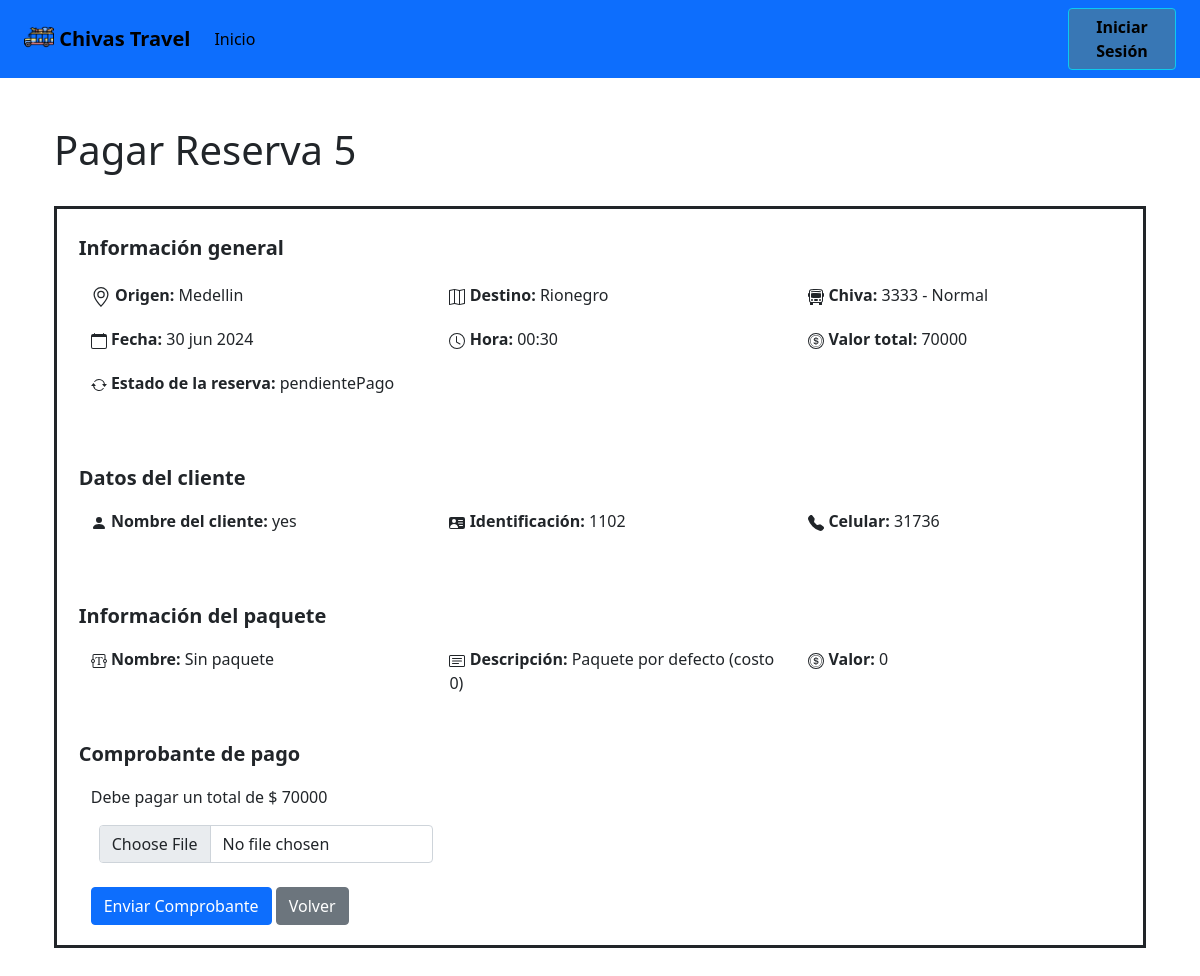
Page /paseos/pagarReserva/5/ on the earlier database version.
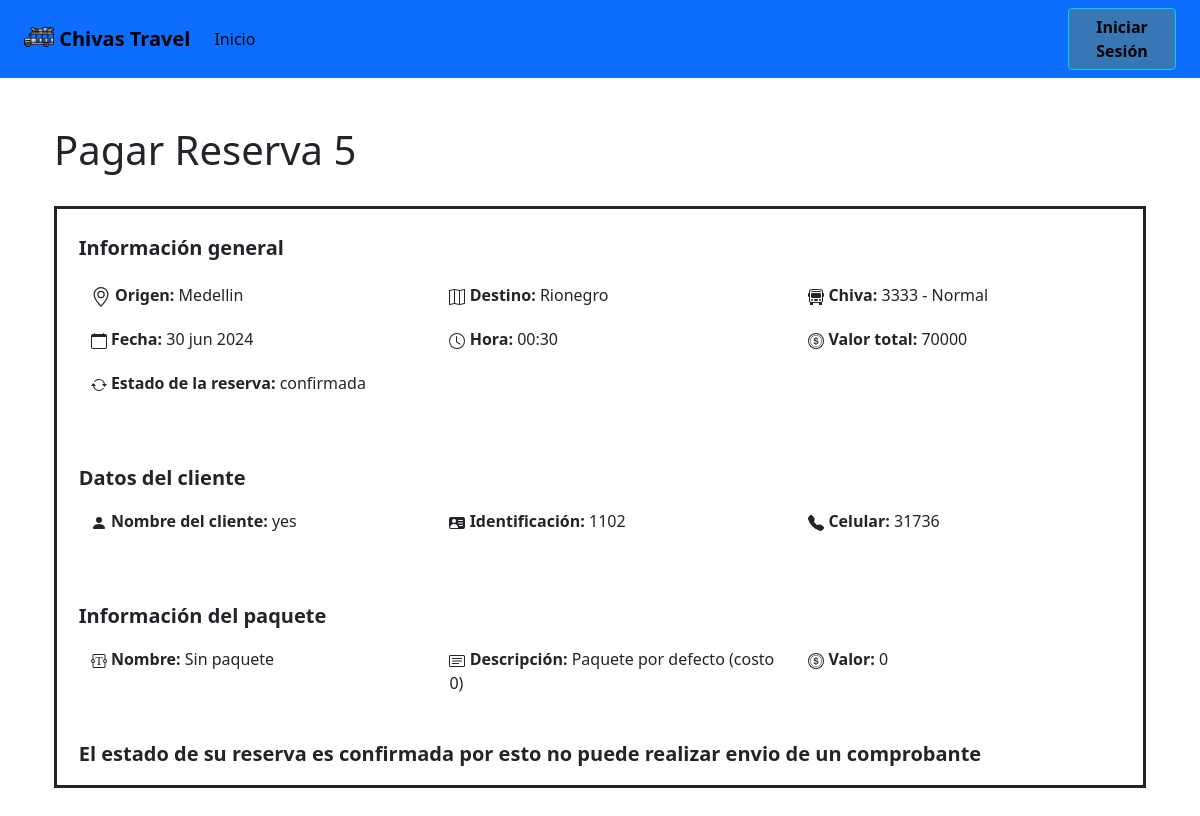
Same page on the later database version.
### paseos/models.py (models this page shows, shortened)
class Reserva(models.Model):
    paseo = models.ForeignKey(Paseo, on_delete=models.CASCADE)
    estado = models.CharField(max_length=100)
    fechaCreacion = models.DateField()
    valor = models.IntegerField()
    paquete = models.ForeignKey(Paquete, on_delete=models.CASCADE, default='none')
    comprobantePago = models.CharField(max_length=200000, default='none')
    persona = models.ForeignKey(Cliente, on_delete=models.CASCADE)

class Paseo(models.Model):
    imagen = models.CharField(max_length=500000, default='default_value')
    origen = models.CharField(max_length=100)
    destino = models.CharField(max_length=100)
    descripcion = models.CharField(max_length=300)
    fecha = models.DateField()
    hora = models.TimeField()
    chiva = models.ForeignKey(Chiva, on_delete=models.CASCADE)
    esquemaCobro = models.ForeignKey(EsquemaCobro, on_delete=models.CASCADE)
    disponibilidad = models.IntegerField()

class Chiva(models.Model):
    placa = models.CharField(max_length=100, unique=True)
    capacidad = models.IntegerField()
    estado = models.CharField(max_length=100)
    tipo = models.CharField(max_length=100)

class Cliente(models.Model):
    nombre = models.CharField(max_length=100)
    id = models.IntegerField(primary_key=True)
    celular = models.IntegerField()
    correo = models.EmailField()
    edad = models.IntegerField()
    cuentaBancaria = models.ForeignKey(CuentaBancaria, on_delete=models.CASCADE)
    rol = models.CharField(max_length=50, default='cliente')  # Campo rol agregado

class Paquete(models.Model):
    nombre = models.CharField(max_length=100)
    descripcion = models.CharField(max_length=100)
    valor = models.IntegerField()

### paseos/views.py (the view, shortened to what this page needs)
# urls.py: path('pagarReserva/<int:reservaId>/', views.pagarReserva, name='pagarReserva'),
def pagarReserva(request, reservaId):
    reserva = get_object_or_404(Reserva, id=reservaId)
    if reserva.estado == 'pendienteConfirmacion':
        messages.error(request, 'El comprobante de pago ya ha sido enviado y está pendiente de confirmación.')
    return render(request, 'pagarReserva.html', {'reserva': reserva})

### paseos/templates/pagarReserva.html (shortened to what the changed rows need)
<!DOCTYPE html>
<html lang="en">
<head>
    {% load static %}
    <link rel="stylesheet" href="{% static '/styles.css' %}">
    <link href="{% static '/stylesApp.css' %}" rel="stylesheet">
</head>
<body>
    {% include 'navbarCliente.html' %}
    <div class="container mt-5">
        <h1>Pagar Reserva {{ reserva.id}}</h1>
            <form method="POST" enctype="multipart/form-data">
                <div class="form-group">
    {% if reserva %}
    <br>
        <div style="border-style: solid; margin-bottom: 5%;">
            <br>
                <p class="fs-5 fw-bold" style="margin-left: 2%;">Información general</p>
                <div class="row row-cols-1 row-cols-sm-2 row-cols-md-3 " style="margin-top: 20px; margin-bottom: 20px; margin-left: 2%;">
                    <div class="col">
                        <strong>Origen:</strong> {{ reserva.paseo.origen }}
                    </div>
                    <div class="col">
                        <strong>Destino:</strong> {{ reserva.paseo.destino }}
                    </div>
                    <div class="col-6">
                        <strong>Chiva:</strong> {{ reserva.paseo.chiva.placa }} - {{ reserva.paseo.chiva.tipo }}
                    </div>
                </div>
                <div class="row row-cols-1 row-cols-sm-2 row-cols-md-3  " style="margin-bottom: 20px; margin-left: 2%;">
                    <div class="col">
                        <svg xmlns="http://www.w3.org/2000/svg" width="16" height="16" fill="currentColor" class="bi bi-calendar" viewBox="0 0 16 16"><path d="M3.5 0a.5.5 0 0 1 .5.5V1h8V.5a.5.5 0 0 1 1 0V1h1a2 2 0 0 1 2 2v11a2 2 0 0 1-2 2H2a2 2 0 0 1-2-2V3a2 2 0 0 1 2-2h1V.5a.5.5 0 0 1 .5-.5M1 4v10a1 1 0 0 0 1 1h12a1 1 0 0 0 1-1V4z"/></svg>
                        <strong>Fecha:</strong> {{ reserva.paseo.fecha|date:"d b Y" }}
                    </div>
                    <div class="col">
                        <svg xmlns="http://www.w3.org/2000/svg" width="16" height="16" fill="currentColor" class="bi bi-clock" viewBox="0 0 16 16"><path d="M8 3.5a.5.5 0 0 0-1 0V9a.5.5 0 0 0 .252.434l3.5 2a.5.5 0 0 0 .496-.868L8 8.71z"/><path d="M8 16A8 8 0 1 0 8 0a8 8 0 0 0 0 16m7-8A7 7 0 1 1 1 8a7 7 0 0 1 14 0"/></svg>
                        <strong>Hora:</strong> {{ reserva.paseo.hora }}</div>
                    <div class="col-6">
                        <strong>Valor total:</strong> {{ reserva.valor}}
                    </div>
                </div>
                <div class="row row-cols-1 row-cols-sm-2 row-cols-md-3  " style="margin-bottom: 20px; margin-left: 2%;">
                    <div class="col">
                        <strong>Estado de la reserva:</strong> {{ reserva.estado}}
                    </div>
                </div>
            <br>
                <p class="fs-5 fw-bold" style="margin-left: 2%;">Datos del cliente</p>
                <div class="row row-cols-1 row-cols-sm-2 row-cols-md-3  " style="margin-bottom: 20px; margin-left: 2%;">
                    <div class="col-6">
                        <svg xmlns="http://www.w3.org/2000/svg" width="16" height="16" fill="currentColor" class="bi bi-person-fill" viewBox="0 0 16 16"><path d="M3 14s-1 0-1-1 1-4 6-4 6 3 6 4-1 1-1 1zm5-6a3 3 0 1 0 0-6 3 3 0 0 0 0 6"/></svg>
                        <strong>Nombre del cliente:</strong> {{ reserva.persona.nombre}}
                    </div>
                    <div class="col-6">
                        <strong>Identificación:</strong> {{ reserva.persona.id}}
                    </div>
                    <div class="col-6">
                        <strong>Celular:</strong> {{ reserva.persona.celular}}
                    </div>
                </div>
        <br>
            <p class="fs-5 fw-bold" style="margin-left: 2%;">Información del paquete</p>
            <div class="row row-cols-1 row-cols-sm-2 row-cols-md-3  " style="margin-bottom: 20px; margin-left: 2%;">
                <div class="col-6">
                    <strong>Nombre:</strong> {{ reserva.paquete.nombre }}
                </div>
                <div class="col-6">
                    <strong>Descripción:</strong> {{ reserva.paquete.descripcion }}
                </div>
                <div class="col-6">
                    <strong>Valor:</strong> {{ reserva.paquete.valor }}
                </div>
            </div>
        {% if reserva.estado == 'pendientePago'%}
        <form method="POST" enctype="multipart/form-data">
            <p class="fs-5 fw-bold" style="margin-left: 2%;">Comprobante de pago</p>
            <div class="row row-cols-1 row-cols-sm-2 row-cols-md-3  " style="margin-bottom: 20px; margin-left: 2%;">
                <div class="col-6">
                    <p>Debe pagar un total de $ {{ reserva.valor }}</p>
                    <input class="form-control ms-2" name='imagenComprobante' id="imagenComprobante" type="file" onchange="cargarImagen(this)" accept=".jpg">
                    <br>
                    <input class="btn btn-primary" type="submit" value="Enviar Comprobante">
                    <a class="btn btn-secondary" href="{% url 'crearReserva'%}" role="button">Volver</a>
                </div>
            </div>
        </form>
        {% else %}
        <p class="fs-5 fw-bold" style="margin-left: 2%;">El estado de su reserva es {{reserva.estado}} por esto no puede realizar envio de un comprobante</p>
        {% endif %}
        </div>
    {% endif %}
    </div>
</body>
</html>

Differences in the rows shown:
changed Reserva "Medellin": estado "pendientePago" → "confirmada"; estado (not shown) → "confirmada"; valor "70000" → (not shown)
Other differences:
form field value: "Enviar Comprobante" → (not shown)
text no longer shown: "Comprobante de pago Debe pagar un total de $ Volver"
text now shown: "El estado de su reserva es por esto no puede realizar envio de un comprobante"
